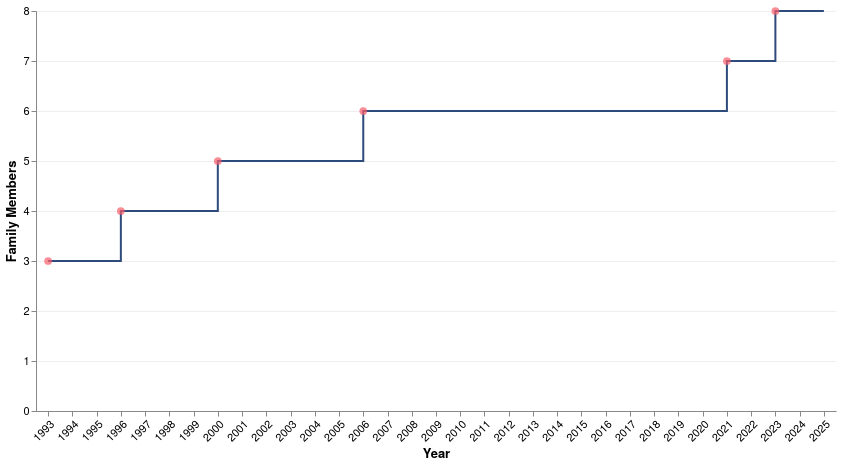

Describe this chart as a Vega-Lite specification.
### Vega-Lite specification from a JSON file in a GitHub repository (floating-point values rounded to 4 significant figures)
{"$schema": "https://vega.github.io/schema/vega-lite/v5.json", "width": 800, "height": 400, "padding": 5, "data": {"values": [{"year": "1993", "family_size": 3, "event": "I am born!"}, {"year": "1994", "family_size": 3}, {"year": "1995", "family_size": 3}, {"year": "1996", "family_size": 4, "event": "Noa is born"}, {"year": "1997", "family_size": 4}, {"year": "1998", "family_size": 4}, {"year": "1999", "family_size": 4}, {"year": "2000", "family_size": 5, "event": "Aviv is born"}, {"year": "2001", "family_size": 5}, {"year": "2002", "family_size": 5}, {"year": "2003", "family_size": 5}, {"year": "2004", "family_size": 5}, {"year": "2005", "family_size": 5}, {"year": "2006", "family_size": 6, "event": "Rona is born"}, {"year": "2007", "family_size": 6}, {"year": "2008", "family_size": 6}, {"year": "2009", "family_size": 6}, {"year": "2010", "family_size": 6}, {"year": "2011", "family_size": 6}, {"year": "2012", "family_size": 6}, {"year": "2013", "family_size": 6}, {"year": "2014", "family_size": 6}, {"year": "2015", "family_size": 6}, {"year": "2016", "family_size": 6}, {"year": "2017", "family_size": 6}, {"year": "2018", "family_size": 6}, {"year": "2019", "family_size": 6}, {"year": "2020", "family_size": 6}, {"year": "2021", "family_size": 7, "event": "Married Noa"}, {"year": "2022", "family_size": 7}, {"year": "2023", "family_size": 8, "event": "Mia is born"}, {"year": "2024", "family_size": 8}, {"year": "2025", "family_size": 8}]}, "layer": [{"mark": {"type": "line", "interpolate": "step-after", "strokeWidth": 2, "color": "#2f4b7c"}, "encoding": {"x": {"field": "year", "type": "ordinal", "axis": {"title": "Year", "labelAngle": -45, "tickCount": 12, "grid": false}}, "y": {"field": "family_size", "type": "quantitative", "axis": {"title": "Family Members", "gridColor": "#eee", "grid": true}}}}, {"transform": [{"filter": "datum.event != null"}], "mark": {"type": "point", "filled": true, "color": "#f95d6a", "size": 60}, "encoding": {"x": {"field": "year", "type": "ordinal"}, "y": {"field": "family_size", "type": "quantitative"}, "tooltip": {"field": "event", "type": "nominal"}}}], "config": {"axis": {"labelFont": "Helvetica Neue, sans-serif", "titleFont": "Helvetica Neue, sans-serif", "labelFontSize": 11, "titleFontSize": 13}, "view": {"stroke": "transparent"}, "style": {"guide-label": {"fontSize": 11}, "guide-title": {"fontSize": 13}}}}
